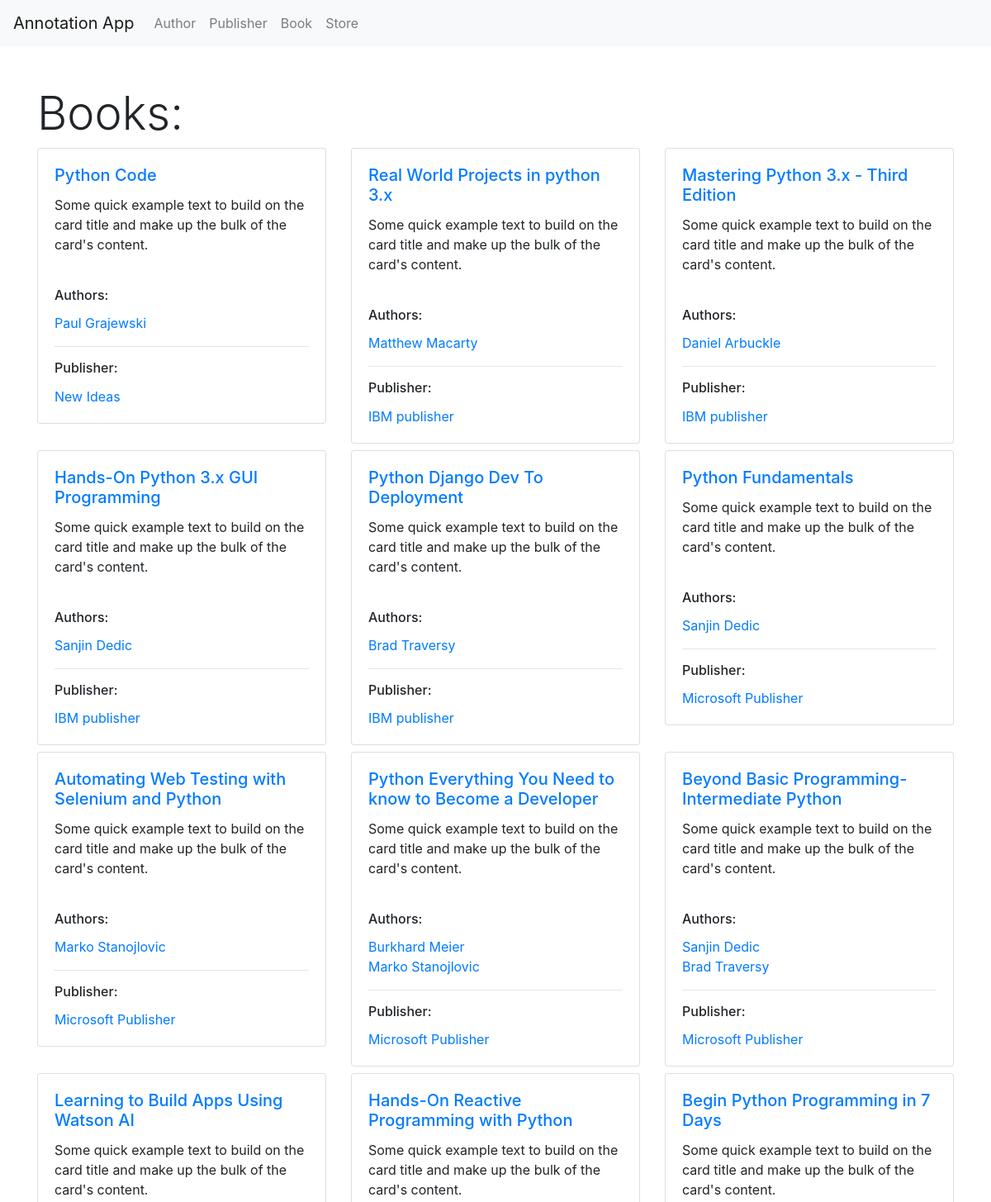
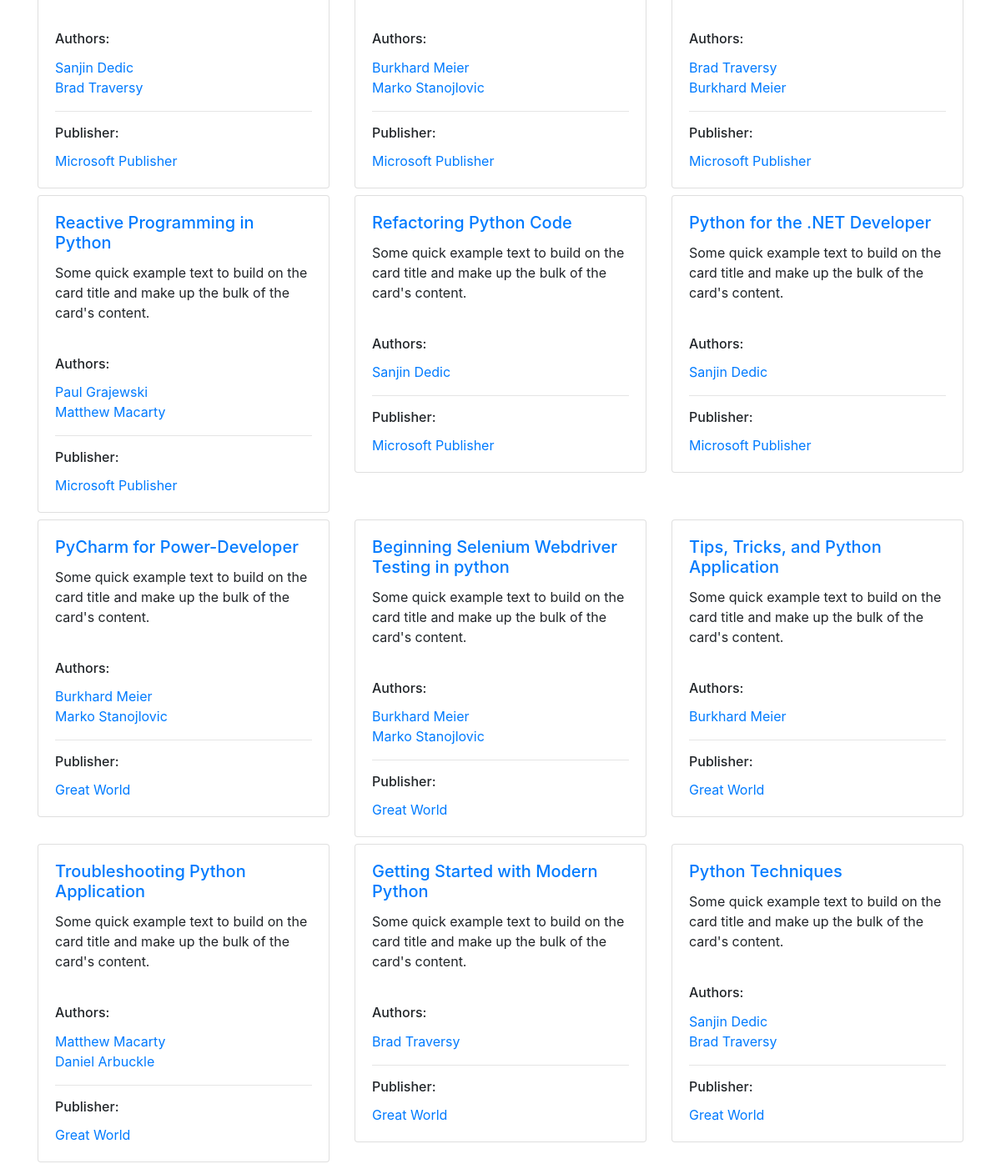
The page /books/ on the database its author committed (2 pictures, top to bottom).
### book_app/models.py (models this page shows, shortened)
class Book(models.Model):
    name = models.CharField(max_length=300)
    pages = models.IntegerField()
    price = models.DecimalField(max_digits=10, decimal_places=2)
    rating = models.FloatField()
    authors = models.ManyToManyField(Author)
    publisher = models.ForeignKey(Publisher, on_delete=models.CASCADE)
    pubdate = models.DateField()

class Author(models.Model):
    name = models.CharField(max_length=100)
    age = models.IntegerField()
    def __str__(self):
        return self.name

class Publisher(models.Model):
    name = models.CharField(max_length=300)
    def __str__(self):
        return self.name

### book_app/views.py (the view)
# urls.py: path('books/', views.BookList.as_view(), name='books'),
class BookList(ListView):
    model = Book
    template_name = 'book_app/books.html'
    context_object_name = 'books'

### book_app/templates/book_app/books.html
{% extends "base.html" %}
{% block content %}
<h1 class="display-4 mt-5">Books:</h1>
    <div class="row">
            {% for book in books %}
            <div class="col-4">
                <div class="card mb-2" >
                        <div class="card-body">
                          <h5 class="card-title"><a href={% url 'book_detail' pk=book.pk %}>{{ book.name }}</a></h5>
                          <p class="card-text">Some quick example text to build on the card title and make up the bulk of the card's content.</p>
                        </div>
                        <div class="card-body">
                                <h6 class="card-title">Authors:</h6>
                            {% for author in book.authors.all %}
                              <a href={% url 'author_detail' pk=author.pk %} class="card-link mr-auto ml-0">
                                    {{ author }}<br>
                                </a>
                                {% endfor %}
                                <hr>
                                <h6 class="card-title">Publisher:</h6>
                          <a href={% url 'publisher_detail' pk=book.publisher.pk %} class="card-link ml-0">{{ book.publisher }}</a>
                        </div>
                      </div>
            </div>
            {% endfor %}
    </div>
{% endblock %}

### rows shown on the page
Book: name "Python Code", publisher "New Ideas"
Author: name "Paul Grajewski"
Book: name "Real World Projects in python 3.x", publisher "IBM publisher"
Author: name "Matthew Macarty"
Book: name "Mastering Python 3.x - Third Edition", publisher "IBM publisher"
Author: name "Daniel Arbuckle"
Book: name "Hands-On Python 3.x GUI Programming", publisher "IBM publisher"
Author: name "Sanjin Dedic"
Book: name "Python Django Dev To Deployment", publisher "IBM publisher"
Author: name "Brad Traversy"
Book: name "Python Fundamentals", publisher "Microsoft Publisher"
Book: name "Automating Web Testing with Selenium and Python", publisher "Microsoft Publisher"
Author: name "Marko Stanojlovic"
Book: name "Python Everything You Need to know to Become a Developer", publisher "Microsoft Publisher"
Author: name "Burkhard Meier"
Book: name "Beyond Basic Programming- Intermediate Python", publisher "Microsoft Publisher"
Book: name "Learning to Build Apps Using Watson AI", publisher "Microsoft Publisher"
Book: name "Hands-On Reactive Programming with Python", publisher "Microsoft Publisher"
Book: name "Begin Python Programming in 7 Days", publisher "Microsoft Publisher"
Book: name "Reactive Programming in Python", publisher "Microsoft Publisher"
Book: name "Refactoring Python Code", publisher "Microsoft Publisher"
Book: name "Python for the .NET Developer", publisher "Microsoft Publisher"
Book: name "PyCharm for Power-Developer", publisher "Great World"
Book: name "Beginning Selenium Webdriver Testing in python", publisher "Great World"
Book: name "Tips, Tricks, and Python Application", publisher "Great World"
Book: name "Troubleshooting Python Application", publisher "Great World"
Book: name "Getting Started with Modern Python", publisher "Great World"
Book: name "Python Techniques", publisher "Great World"
